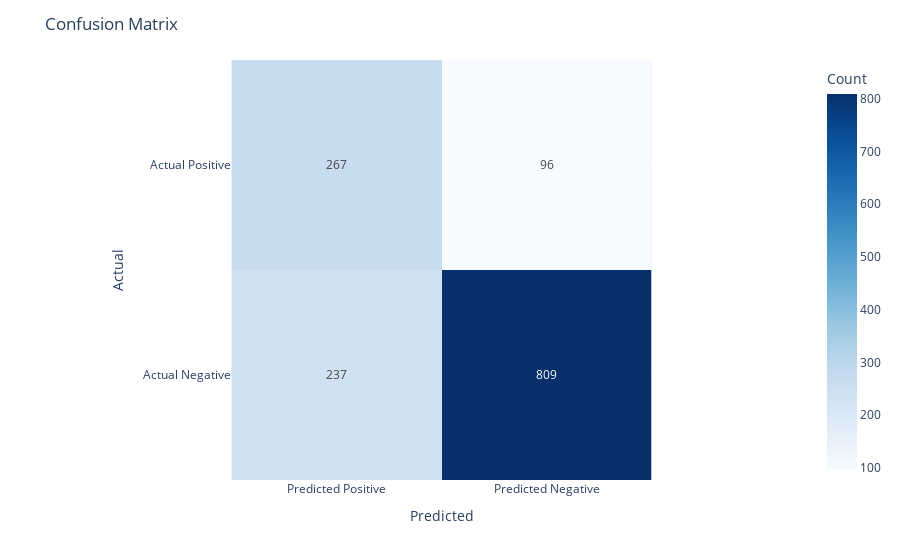

Notebook code for this chart:
### Code cell
lr2 = LogisticRegression().fit(X_res_smote, y_res_smote)
y_pred_class = lr2.predict(X_val)
y_pred_prob = lr2.predict_proba(X_val)[:,1]

evaluation(y_val,y_pred_class)

### Figure 1 — Plotly figure (JSON) as saved in the notebook; plotly's stock layout.template omitted (floating-point values rounded to 4 significant figures)
{"data": [{"coloraxis": "coloraxis", "hovertemplate": "Predicted: %{x}<br>Actual: %{y}<br>Count: %{z}<extra></extra>", "name": "0", "showscale": true, "texttemplate": "%{z}", "type": "heatmap", "x": ["Predicted Positive", "Predicted Negative"], "xaxis": "x", "y": ["Actual Positive", "Actual Negative"], "yaxis": "y", "z": [[267, 96], [237, 809]]}], "layout": {"coloraxis": {"colorbar": {"title": {"text": "Count"}}, "colorscale": [[0, "rgb(247,251,255)"], [0.125, "rgb(222,235,247)"], [0.25, "rgb(198,219,239)"], [0.375, "rgb(158,202,225)"], [0.5, "rgb(107,174,214)"], [0.625, "rgb(66,146,198)"], [0.75, "rgb(33,113,181)"], [0.875, "rgb(8,81,156)"], [1, "rgb(8,48,107)"]]}, "margin": {"t": 60}, "title": {"text": "Confusion Matrix"}, "xaxis": {"anchor": "y", "constrain": "domain", "domain": [0, 1], "scaleanchor": "y", "title": {"text": "Predicted"}}, "yaxis": {"anchor": "x", "autorange": "reversed", "constrain": "domain", "domain": [0, 1], "title": {"text": "Actual"}}}}
